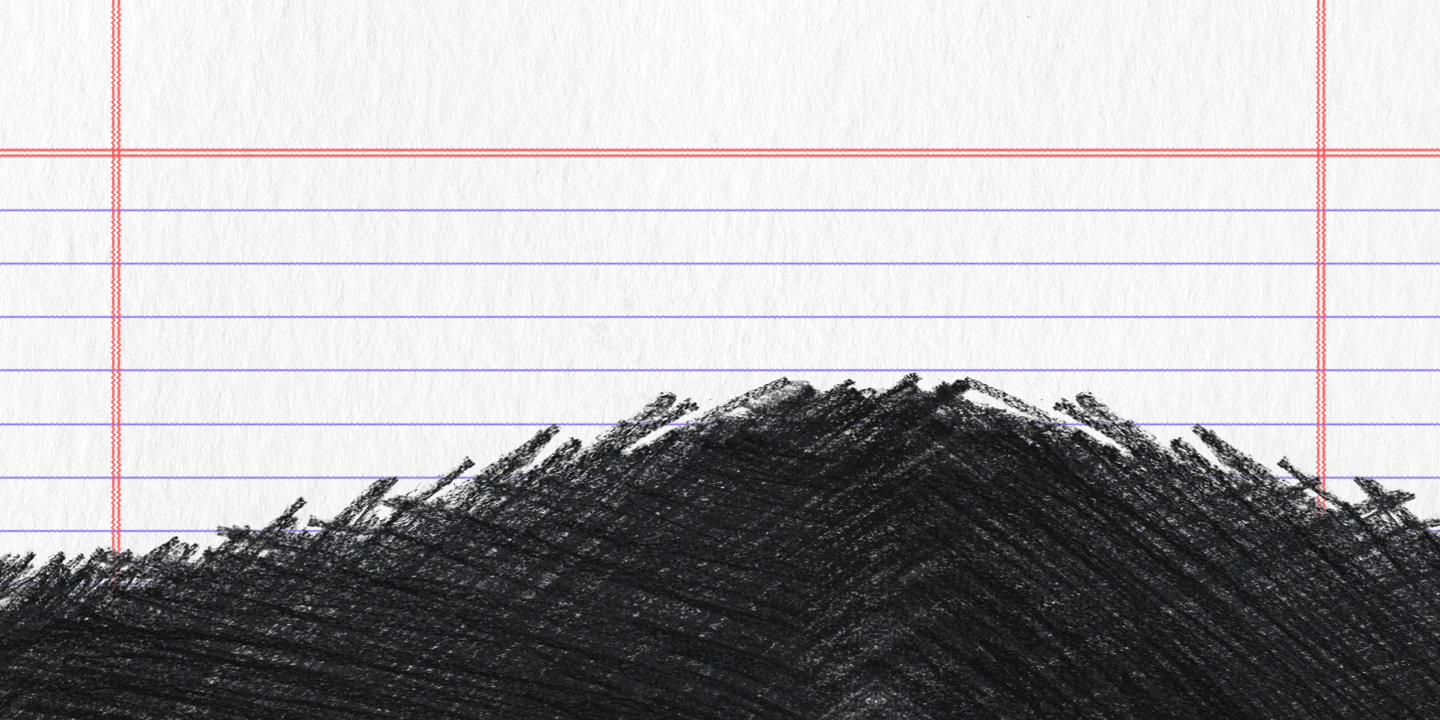

This game map was drawn from its Tiled (.tmx) file and the tilesets committed beside it. A one-line description and the trimmed map source follow:
An orthogonal 360x180 tile map with 4x4 px tiles, 1 tile layer (Tile Layer 1), 2 hidden layers not drawn, 2 tilesets, 2 image layers and 5808 objects.

<map version="1.9" tiledversion="1.9.2" orientation="orthogonal" renderorder="right-down" width="360" height="180" tilewidth="4" tileheight="4" infinite="0" nextlayerid="8" nextobjectid="7520">
 <tileset firstgid="1" name="ground" tilewidth="4" tileheight="4" tilecount="64800" columns="360">
  <image source="scratches_ground.png" width="1440" height="720" />
 </tileset>
 <tileset firstgid="64801" name="empty" tilewidth="4" tileheight="4" tilecount="64800" columns="360">
  <image source="erased_bg.png" width="1440" height="720" />
 </tileset>
 <imagelayer id="2" name="paperBg">
  <image source="paper_bg.png" trans="000000" width="1440" height="720" />
 </imagelayer>
 <imagelayer id="3" name="erased">
  <image source="erased_bg.png" width="1440" height="720" />
 </imagelayer>
 <layer id="1" name="Tile Layer 1" width="360" height="180">
  <data>[64800 cells, 31320 non-empty, 31320 distinct tile ids]</data>
 </layer>
 <objectgroup id="5" name="Object Layer 2">
  <object id="55" x="0" y="712" width="8" height="8" />
  <object id="56" x="8" y="712" width="8" height="8" />
  <object id="57" x="16" y="712" width="8" height="8" />
  <object id="58" x="0" y="704" width="8" height="8" />
  </objectgroup>
 <imagelayer id="6" name="Image Layer 3" visible="0">
  <image source="info_hud.png" width="1440" height="720" />
 </imagelayer>
 <layer id="7" name="Tile Layer 2" width="360" height="180" visible="0">
  <data>[64800 cells, 34920 non-empty, 34920 distinct tile ids]</data>
 </layer>
</map>
<!-- 5804 of 5808 objects omitted -->